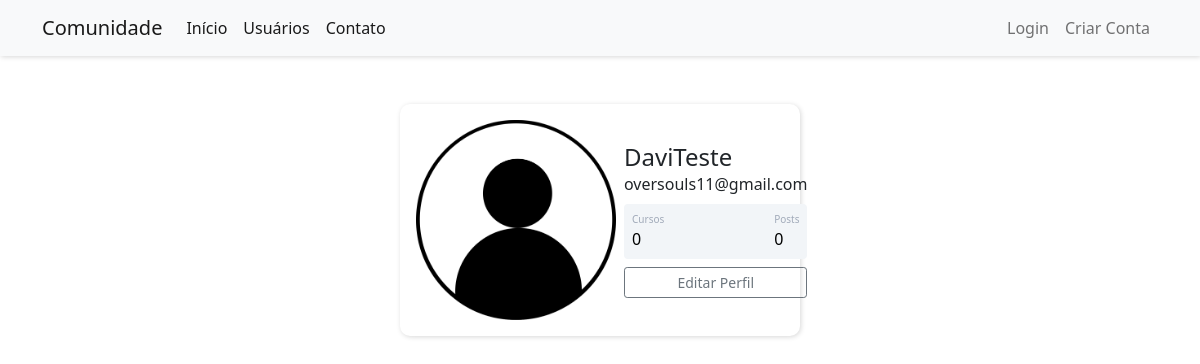
Page /perfil (signed in) on the earlier database version.
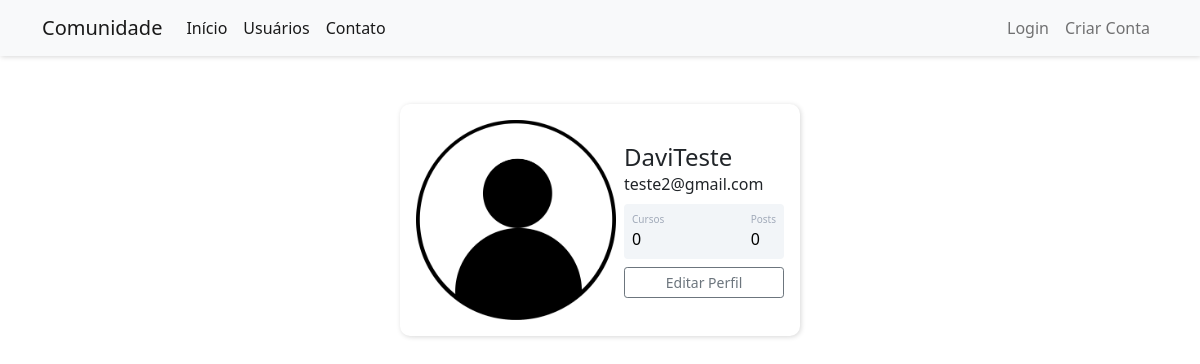
Same page on the later database version.
### comunidade/models.py (models this page shows)
class Usuario(database.Model, UserMixin):
    id = database.Column(database.Integer, primary_key=True)
    username = database.Column(database.String, nullable=False)
    email = database.Column(database.String, nullable=False, unique=True)
    senha = database.Column(database.String, nullable=False)
    foto_perfil= database.Column(database.String, default="default.jpg")
    posts = database.relationship("Post", backref="autor", lazy=True)
    cursos = database.Column(database.String, nullable=False, default="Não Informado")

### comunidade/routes.py (the view)
@app.route("/perfil")
@login_required
def perfil():
    foto_perfil = url_for('static', filename=f'fotos_perfil/{current_user.foto_perfil}')
    return render_template("perfil.html", foto_perfil=foto_perfil)

### comunidade/models.py (called while the page is built)
@login_manager.user_loader
def load_usuario(id_usuario) -> int:
    return Usuario.query.get(int(id_usuario))

### comunidade/templates/perfil.html (shortened to what this page needs)
{% extends "base.html" %}
{% block body %}
    <div class="container mt-5 d-flex justify-content-center">
        <div class="card p-3" style="box-shadow: 1px 1px 5px rgba(0, 0, 0, 0.158);">
            <div class="d-flex align-items-center">
                <div class="image me-2">
                    <img src="{{ foto_perfil }}"
                        class="rounded" width="200">
                </div>
                <div class="ml-3 w-100">
                    <h4 class="mb-0 mt-0">{{ current_user.username }}</h4>
                    <span>{{ current_user.email }}</span>
                    <div class="p-2 mt-2 bg-primary d-flex justify-content-between rounded text-white stats">
                        <div class="d-flex flex-column">
                            <span class="articles">Cursos</span>
                            <span class="number1">0</span>
                        </div>
                        <div class="d-flex flex-column">
                            <span class="rating">Posts</span>
                            <span class="number3">0</span>
                        </div>
                    </div>
                    <div class="button mt-2 d-flex flex-row align-items-center">
                        <a class="w-100" href="{{ url_for('editar_perfil') }}">
                            <button class="btn btn-sm btn-outline-secondary w-100">Editar Perfil</button>
                        </a>
                    </div>
                </div>
            </div>
        </div>
    </div>
{% endblock %}

### comunidade/templates/base.html (shortened to what this page needs)
<!DOCTYPE html>
<html lang="pt-br">
<head>
    <link rel="stylesheet" href="https://cdn.jsdelivr.net/npm/bootstrap-icons@1.11.3/font/bootstrap-icons.min.css">
    <link href="https://cdn.jsdelivr.net/npm/bootstrap@5.0.2/dist/css/bootstrap.min.css" rel="stylesheet">
    <link rel="stylesheet" type="text/css" href="{{ url_for('static', filename='main.css') }}">
</head>
<body>
    {% include "navbar.html" %}
    {% block body %}
    {% endblock %}
</body>
</html>

### comunidade/templates/navbar.html (shortened to what this page needs)
<nav class="navbar navbar-expand-lg navbar-light bg-light" style="box-shadow: 1px 1px 5px rgba(0, 0, 0, 0.158);">
    <div class="container-fluid container">
        <a class="navbar-brand" href="{{ url_for('home') }}">Comunidade</a>
        <div class="collapse navbar-collapse" id="navbarSupportedContent">
            <ul class="navbar-nav me-auto mb-2 mb-lg-0">
                <li class="nav-item">
                    <a class="nav-link active" aria-current="page" href="{{ url_for('home') }}">Início</a>
                </li>
                <li class="nav-item">
                    <a class="nav-link active" href="{{ url_for('usuarios') }}">Usuários</a>
                </li>
                <li class="nav-item">
                    <a class="nav-link active" href="{{ url_for('contato') }}">Contato</a>
                </li>
            </ul>
            <ul class="d-flex navbar-nav">
                <li class="nav-item">
                    <a class="nav-link" href="{{ url_for('login') }}">Login</a>
                </li>
                <li class="nav-item">
                    <a class="nav-link" href="{{ url_for('login') }}">Criar Conta</a>
                </li>
            </ul>
        </div>
    </div>
</nav>

### comunidade/static/main.css (style rules this page uses)
.card { width: 400px; border: none; border-radius: 10px; background-color: #fff; }
.stats { background: #f2f5f8 !important; color: #000 !important; }
.articles { font-size: 10px; color: #a1aab9; }
.number1 { font-weight: 500; }
.rating { font-size: 10px; color: #a1aab9; }
.number3 { font-weight: 500; }

Differences in the rows shown:
changed Usuario "DaviTeste": email "oversouls11@gmail.com" → "teste2@gmail.com"
